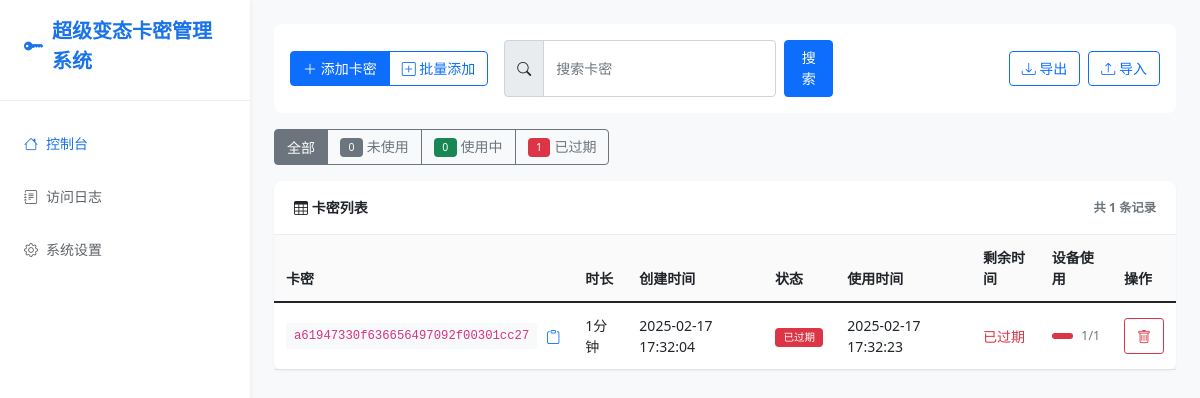
The page / on the database its author committed.
### app.py (models this page shows, shortened)
class Card(db.Model):
    id = db.Column(db.Integer, primary_key=True)
    card_key = db.Column(db.String(32), unique=True, nullable=False)
    remark = db.Column(db.String(255), nullable=True, default="")
    minutes = db.Column(db.Integer, nullable=False)
    created_at = db.Column(db.DateTime, nullable=False, default=get_local_time)
    is_used = db.Column(db.Boolean, default=False)
    used_at = db.Column(db.DateTime, nullable=True)
    device_id = db.Column(db.String(500), nullable=True)  # 存储多个设备ID，用逗号分隔
    max_devices = db.Column(db.Integer, default=1)  # 最大允许设备数量
    def get_devices(self):
        return self.device_id.split(',') if self.device_id else []
    def is_expired(self):
        if not self.is_used:
            return False
        if not self.used_at:
            return True
        current_time = get_local_time()
        expiration_time = self.used_at + timedelta(minutes=self.minutes)
        return current_time >= expiration_time
    def get_status(self):
        if not self.is_used:
            return "未使用"
        elif self.is_expired():
            return "已过期"
        else:
            return "使用中"

### app.py (the view, shortened to what this page needs)
@app.route('/')
def index():
    try:
        page = request.args.get('page', 1, type=int)
        per_page = settings.get('per_page', 10)
        status = request.args.get('status')
        search = request.args.get('search', '').strip()
        current_time = get_local_time()
        unused_count = Card.query.filter_by(is_used=False).count()
        used_cards = Card.query.filter(
            Card.is_used == True,
            Card.used_at != None
        ).all()
        used_count = sum(
            1 for card in used_cards
            if card.used_at + timedelta(minutes=card.minutes) > current_time
        )
        expired_count = sum(
            1 for card in used_cards
            if card.used_at + timedelta(minutes=card.minutes) <= current_time
        )
        query = Card.query
        if search:
            query = query.filter(Card.card_key.like(f'%{search}%'))
        query = query.order_by(Card.created_at.desc())
        pagination = query.paginate(page=page, per_page=per_page, error_out=False)
        cards = pagination.items if pagination else []
        return render_template('index.html',
                             cards=cards,
                             pagination=pagination,
                             status=status,
                             search=search,
                             unused_count=unused_count,
                             used_count=used_count,
                             expired_count=expired_count,
                             settings=settings.settings)
    except Exception as e:
        logger.error(f"访问首页出错: {str(e)}", exc_info=True)
        return render_template('index.html',
                             cards=[],
                             pagination=None,
                             status=status,
                             search=search,
                             unused_count=0,
                             used_count=0,
                             expired_count=0,
                             error="获取卡密列表失败",
                             settings=settings.settings)

### app.py (called while the page is built, shortened)
def get_local_time():
    return datetime.now()

@app.before_request
def log_request():
    try:
        card_operations = {
            '/api/verify_card': '验证卡密',
            '/add_card': '添加卡密',
            '/delete_card': '删除卡密',
            '/import_cards': '导入卡密',
            '/export_cards': '导出卡密'
        }
    except Exception as e:
        error_logger.error(f"记录访问日志出错: {str(e)}", exc_info=True)

@app.after_request
def update_log_status(response):
    try:
        if hasattr(g, 'log_id'):
            log = AccessLog.query.get(g.log_id)
            if log:
                log.status_code = response.status_code
                db.session.commit()
    except Exception as e:
        error_logger.error(f"更新日志状态出错: {str(e)}", exc_info=True)
    return response

    def get(self, key, default=None):
        return self.settings.get(key, default)

### templates/index.html (shortened to what this page needs)
{% extends "base.html" %}
{% block content %}
<div class="toolbar">
    <div class="toolbar-item">
        <div class="btn-group">
            <button type="button" class="btn btn-primary" data-bs-toggle="modal" data-bs-target="#addCardModal">
                <i class="bi bi-plus-lg"></i> 添加卡密
            </button>
            <button type="button" class="btn btn-outline-primary" data-bs-toggle="modal" data-bs-target="#addBulkCardsModal">
                <i class="bi bi-plus-square"></i> 批量添加
            </button>
        </div>
    </div>
    <div class="toolbar-item flex-grow-1">
        <form action="{{ url_for('index') }}" method="GET" class="d-flex gap-2" id="searchForm">
            <div class="input-group">
                <span class="input-group-text"><i class="bi bi-search"></i></span>
                <input type="text" class="form-control" name="search" placeholder="搜索卡密" value="{{ search }}">
            </div>
            <button type="submit" class="btn btn-primary">搜索</button>
        </form>
    </div>
    <div class="toolbar-item">
        <a href="{{ url_for('export_cards') }}" class="btn btn-outline-primary">
            <i class="bi bi-download"></i> 导出
        </a>
        <button type="button" class="btn btn-outline-primary" data-bs-toggle="modal" data-bs-target="#importCardsModal">
            <i class="bi bi-upload"></i> 导入
        </button>
    </div>
</div>
<div class="status-filter mb-3">
    <div class="btn-group">
        <button type="button" class="btn btn-outline-secondary {% if not status %}active{% endif %}" onclick="filterStatus('')">
            全部
        </button>
        <button type="button" class="btn btn-outline-secondary {% if status == 'unused' %}active{% endif %}" onclick="filterStatus('unused')">
            <span class="badge bg-secondary me-1">{{ unused_count }}</span>未使用
        </button>
        <button type="button" class="btn btn-outline-secondary {% if status == 'used' %}active{% endif %}" onclick="filterStatus('used')">
            <span class="badge bg-success me-1">{{ used_count }}</span>使用中
        </button>
        <button type="button" class="btn btn-outline-secondary {% if status == 'expired' %}active{% endif %}" onclick="filterStatus('expired')">
            <span class="badge bg-danger me-1">{{ expired_count }}</span>已过期
        </button>
    </div>
</div>
<div class="card">
    <div class="card-header d-flex justify-content-between align-items-center">
        <span><i class="bi bi-table"></i> 卡密列表</span>
        <small class="text-muted">共 {{ pagination.total }} 条记录</small>
    </div>
    <div class="table-responsive">
        <table class="table table-hover">
            <thead>
                <tr>
                    <th>卡密</th>
                    <th>时长</th>
                    <th>创建时间</th>
                    <th>状态</th>
                    <th>使用时间</th>
                    <th>剩余时间</th>
                    <th>设备使用</th>
                    <th>操作</th>
                </tr>
            </thead>
            <tbody>
                {% if cards %}
                    {% for card in cards %}
                    <tr data-card-id="{{ card.id }}">
                        <td>
                            <div class="d-flex align-items-center gap-2">
                                <code class="bg-light px-2 py-1">{{ card.card_key }}</code>
                                <button type="button" class="btn btn-sm btn-link p-0" onclick="copyToClipboard('{{ card.card_key }}')" title="复制卡密">
                                    <i class="bi bi-clipboard"></i>
                                </button>
                            </div>
                        </td>
                        <td>{{ card.minutes }}分钟</td>
                        <td>{{ card.created_at.strftime('%Y-%m-%d %H:%M:%S') }}</td>
                        <td class="card-status">
                            {% if not card.is_used %}
                                <span class="badge bg-secondary">未使用</span>
                            {% else %}
                                {% set status = card.get_status() %}
                                {% if status == "使用中" %}
                                    <span class="badge bg-success">使用中</span>
                                {% elif status == "已过期" %}
                                    <span class="badge bg-danger">已过期</span>
                                {% endif %}
                            {% endif %}
                        </td>
                        <td class="card-used-at">{{ card.used_at.strftime('%Y-%m-%d %H:%M:%S') if card.used_at else '-' }}</td>
                        <td class="card-remaining">
                            {% if card.is_used %}
                                {% if not card.is_expired() %}
                                    <div class="countdown"
                                         data-used-at="{{ card.used_at.isoformat() }}"
                                         data-minutes="{{ card.minutes }}">
                                        计算中...
                                    </div>
                                {% else %}
                                    <span class="text-danger">已过期</span>
                                {% endif %}
                            {% else %}
                                {{ card.minutes }}分钟
                            {% endif %}
                        </td>
                        <td class="card-devices">
                            <div class="d-flex align-items-center">
                                <div class="progress flex-grow-1" style="height: 6px;">
                                    {% set device_count = card.get_devices()|length %}
                                    {% set percentage = (device_count / card.max_devices * 100)|int %}
                                    <div class="progress-bar {% if percentage >= 100 %}bg-danger{% elif percentage >= 75 %}bg-warning{% else %}bg-success{% endif %}"
                                         role="progressbar"
                                         style="width: {{ percentage }}%">
                                    </div>
                                </div>
                                <small class="ms-2 text-muted">{{ device_count }}/{{ card.max_devices }}</small>
                            </div>
                        </td>
                        <td>
                            <form action="{{ url_for('delete_card', card_id=card.id) }}" method="POST" class="d-inline">
                                <button type="submit" class="btn btn-sm btn-outline-danger" onclick="return confirm('确定要删除这个卡密吗？')">
                                    <i class="bi bi-trash"></i>
                                </button>
                            </form>
                        </td>
                    </tr>
                    {% endfor %}
                {% endif %}
            </tbody>
        </table>
    </div>
</div>
{% endblock %}

### templates/base.html (style rules this page uses)
:root { --primary-color: #1a73e8; --secondary-color: #5f6368; --success-color: #34a853; --warning-color: #fbbc05; --danger-color: #ea4335; --background-color: #f8f9fa; --sidebar-width: 250px; --header-height: 60px; --card-bg: #fff; }
body { background-color: var(--background-color); font-size: 0.875rem; }
.card { border: none; box-shadow: 0 1px 3px rgba(0,0,0,0.05); margin-bottom: 1rem; border-radius: 0.5rem; }
.card-header { background: none; padding: 1rem 1.25rem; border-bottom: 1px solid #eee; font-weight: 600; }
.form-control, .form-select, .btn { font-size: 0.875rem; padding: 0.4rem 0.75rem; }
.input-group-text { font-size: 0.875rem; padding: 0.4rem 0.75rem; }
.table { font-size: 0.875rem; margin-bottom: 0; }
.table th { font-weight: 600; background: #fafafa; padding: 0.75rem; }
.table td { padding: 0.75rem; vertical-align: middle; }
.badge { padding: 0.4em 0.8em; font-weight: 500; }
.toolbar { background: var(--card-bg); padding: 1rem; border-radius: 0.5rem; margin-bottom: 1rem; display: flex; gap: 1rem; align-items: center; }
.toolbar-item { display: flex; align-items: center; gap: 0.5rem; }

### rows shown on the page
Card: card_key "a61947330f636656497092f00301cc27", minutes "1", created_at "2025-02-17 17:32:04", is_used "已过期", used_at "2025-02-17 17:32:23", {{ percentage }} 100 (drawn), device_count "1", max_devices "1"

### other values the page prints
{{ settings.site_name }} "超级变态卡密管理系统"
{{ unused_count }} "0"
{{ used_count }} "0"
{{ expired_count }} "1"
{{ pagination.total }} "1"
